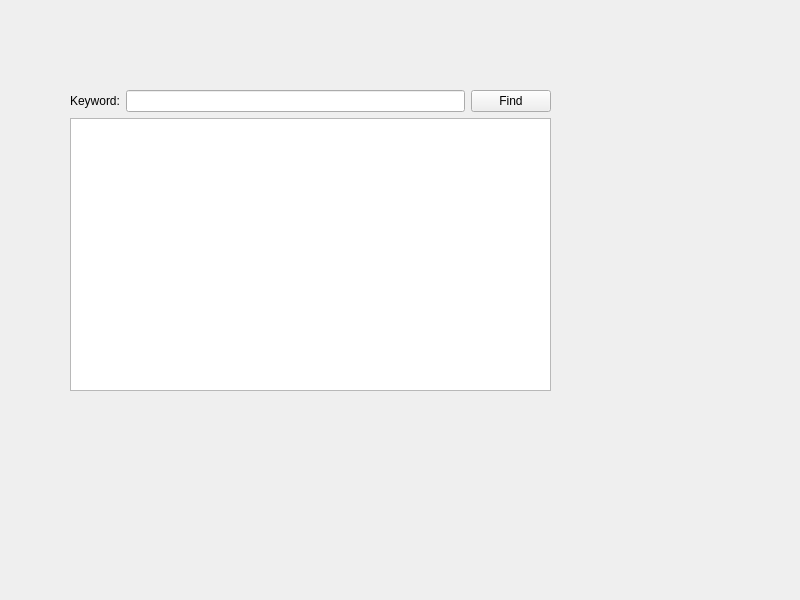
<?xml version="1.0" encoding="UTF-8"?>
<ui version="4.0">
 <class>Widget</class>
 <widget class="QWidget" name="Widget">
  <property name="geometry">
   <rect>
    <x>0</x>
    <y>0</y>
    <width>800</width>
    <height>600</height>
   </rect>
  </property>
  <property name="windowTitle">
   <string>Widget</string>
  </property>
  <widget class="QWidget" name="">
   <property name="geometry">
    <rect>
     <x>70</x>
     <y>90</y>
     <width>481</width>
     <height>301</height>
    </rect>
   </property>
   <layout class="QVBoxLayout" name="verticalLayout">
    <item>
     <layout class="QHBoxLayout" name="horizontalLayout">
      <item>
       <widget class="QLabel" name="label">
        <property name="text">
         <string>Keyword:</string>
        </property>
       </widget>
      </item>
      <item>
       <widget class="QLineEdit" name="lineEdit"/>
      </item>
      <item>
       <widget class="QPushButton" name="findButton">
        <property name="text">
         <string>Find</string>
        </property>
        <property name="shortcut">
         <string>Return</string>
        </property>
       </widget>
      </item>
     </layout>
    </item>
    <item>
     <widget class="QTextEdit" name="textEdit"/>
    </item>
   </layout>
  </widget>
 </widget>
 <resources/>
 <connections/>
</ui>
